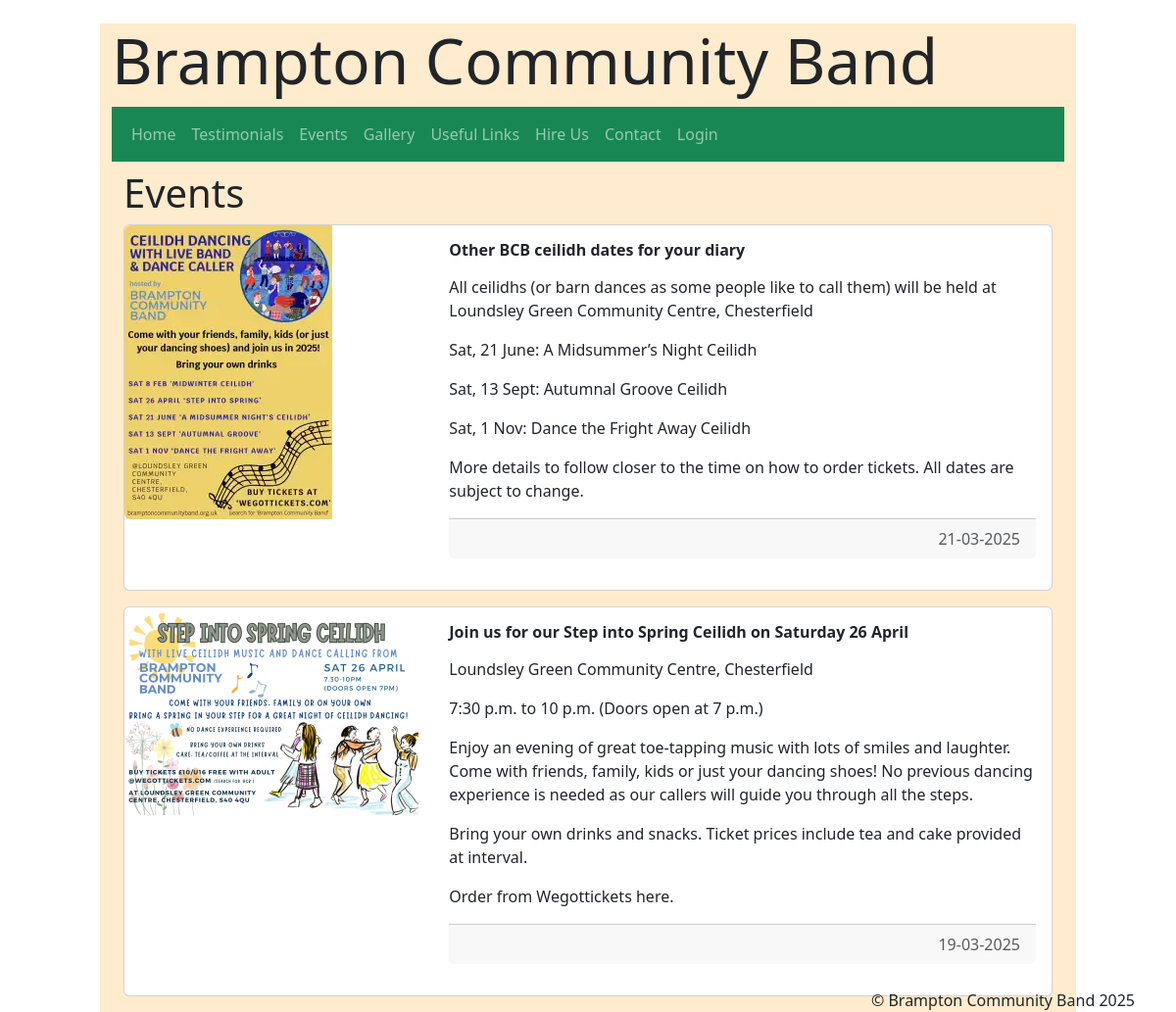
Page /news/ on the committed database.
### pages/models.py (models this page shows, shortened)
class News(models.Model):
    heading = models.CharField(max_length=250)
    content_text = models.TextField(blank=True)
    image_file= models.ImageField(upload_to="images/")
    article_created_at = models.DateTimeField(default=timezone.now)
    class Meta:
        ordering =['-article_created_at']

### pages/views.py (the view)
# urls.py: path('news/', views.news, name='news'),
def news(request):
    articles = News.objects.all()
    ordering = ['article_created_at']
    return render(request, 'news.html', {'articles':articles})

### pages/templates/news.html (shortened to what this page needs)
{% extends "base.html" %}
{% load static %}
{% block content %}
<div class="container mt-2">
    {% block page_title %}
    <h2 class="display-6">Events</h2>
    {% endblock page_title%}
    <div class="table-responsive">
        {% for article in articles %}
          <div class="card mb-3" >
            <div class="row g-0">
              <div class="col-md-4">
                <img src="{% get_media_prefix %}{{ article.image_file }}" class="img-fluid rounded-start" alt="Image">
              </div>
              <div class="col-md-8">
                <div class="card-body">
                  <h4 class="card-title">{{ article.heading }}</h4>
                  <p class="card-text">{{ article.content_text|linebreaks }}</p>
                  <p class="card-footer text-muted text-end">{{ article.article_created_at|date:"d-m-Y"}}</p>
                </div>
              </div>
            </div>
          </div>
          {% endfor %}
        </div>
    </div>
</div>
{% endblock content %}

### pages/static/style.css (style rules this page uses)
body { background-image: url('Instruments.png'); opacity:1; background-blend-mode: normal; background-size: cover; min-height: 100vh; }
.container-fluid { max-width: 85%; min-height: 95%; }
.card-title { font-size: 1rem; font-weight: 900; }
.card-text { font-size: 0.75rem; }

### rows in the picture
News: image_file (picture), heading "Other BCB ceilidh dates for your diary", content_text "All ceilidhs (or barn dances as some people like to call them) will be held at Loundsley Green Community Centre, Chesterfield Sat, 21 June: A Midsummer’s Night Ceilidh Sat, 13 Sept: Autumnal Groove Ceilidh Sat, 1 Nov: Dance the Fright Away Ceilidh More details to follow closer to the time on how to order tickets. All dates are subject to change.", article_created_at "21-03-2025"
News: image_file (picture), heading "Join us for our Step into Spring Ceilidh on Saturday 26 April", content_text "Loundsley Green Community Centre, Chesterfield 7:30 p.m. to 10 p.m. (Doors open at 7 p.m.) Enjoy an evening of great toe-tapping music with lots of smiles and laughter. Come with friends, family, kids or just your dancing shoes! No previous dancing experience is needed as our callers will guide you through all the steps. Bring your own drinks and snacks. Ticket prices include tea and cake provided at interval. Order from Wegottickets here.", article_created_at "19-03-2025"
